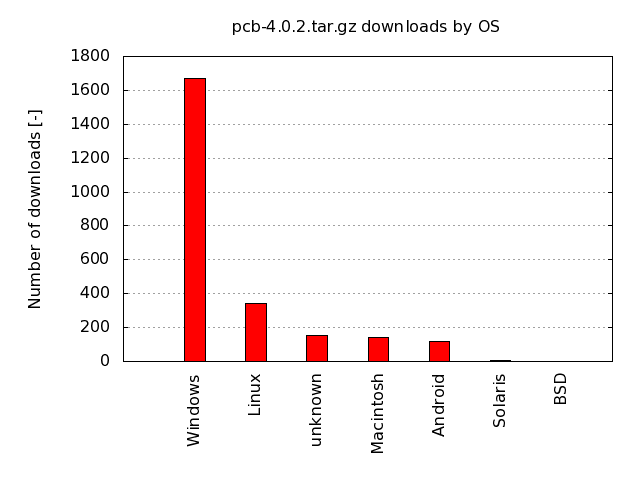

This chart was generated by the following gnuplot code:
set term png
set output "pcb-4.0.2_OS.png"
set title "pcb-4.0.2.tar.gz downloads by OS"
set style data histogram
set style fill solid border -1
set ylabel "Number of downloads [-]"
set autoscale y
set grid y
set xlabel ""
set boxwidth 1.0 relative
set autoscale x
#set grid x
set xtic rotate by 90 scale 0 offset 1.0,0
plot 'data/pcb-4.0.2_OS.data' using 2:xticlabels(1) title ""
# set output back to default
set output
# reset terminal type
set terminal pop
